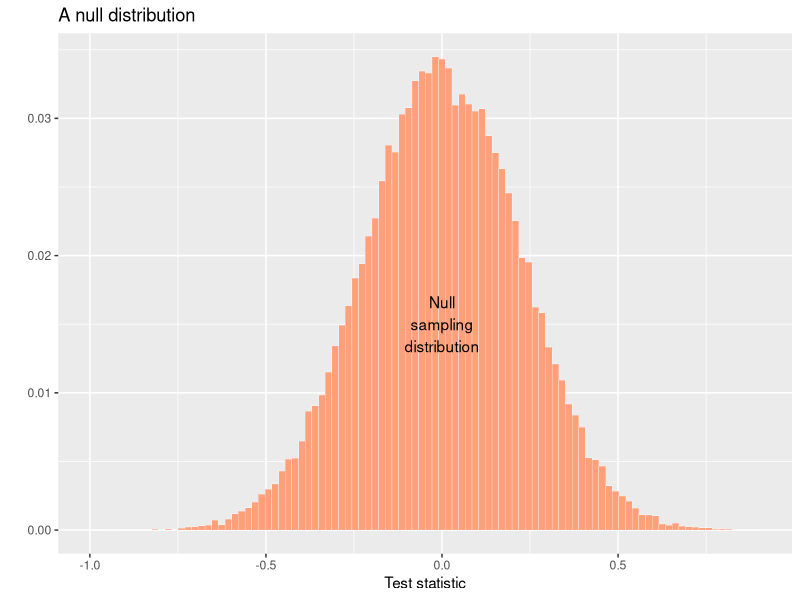

Write the R code that produced this figure.
# Goal: To generate and visualize the sampling distribution of a test statistic under the null hypothesis
# using a histogram.
#The goal of this code is to simulate a null sampling distribution of a test statistic (in this case, the mean of a sample of size 20 from a standard normal distribution) and visualize this distribution using a histogram. This helps to understand what the distribution of the test statistic looks like under the null hypothesis, which is essential for comparison with observed test statistics in hypothesis testing.

# Load the ggplot2 library for data visualization
library(ggplot2)

# Step 1: Generate a data frame with 50,000 estimates from the null model.
# Here, we generate random samples of size 20 from a normal distribution (mean=0, sd=1),
# calculate the mean of each sample, and store the results in a data frame.
sample.dist  <- data.frame(estimate = replicate(50000, mean(rnorm(20, 0, 1))))

# Step 2: Create a histogram of the sampling distribution of the test statistic.
ggplot(data = sample.dist, aes(x = estimate)) +
  geom_histogram(bins = 100, color = "white", lwd = 0.1, aes(y = ..count../sum(..count..)), fill = "lightsalmon") +    # Add a histogram layer with 100 bins, setting white borders between bars and customizing the fill color.
  labs(title = "A null distribution", y = "", x = "Test statistic") +   # Add labels for the title and x-axis (the y-axis label is left empty).
  annotate(geom = "text", x = 0, y = 0.015, label = "Null\nsampling\ndistribution", color = "black")   # Annotate the plot with a label indicating "Null sampling distribution" at the specified coordinates.
